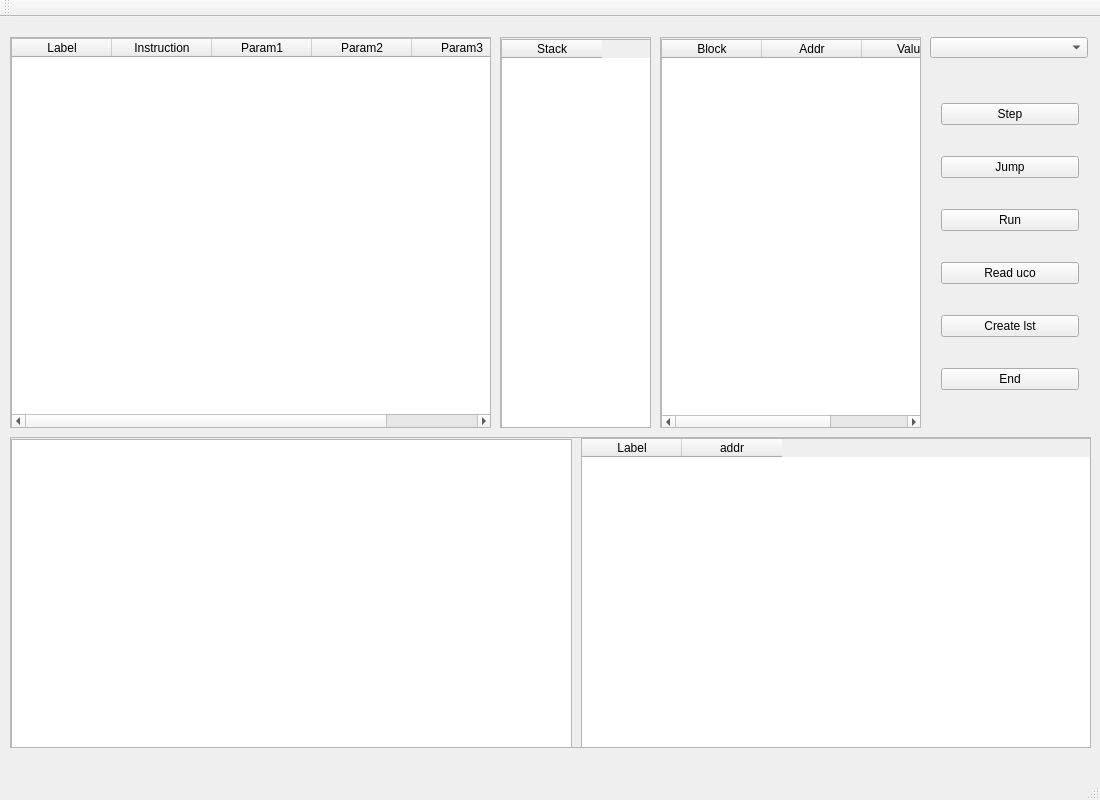
<?xml version="1.0" encoding="UTF-8"?>
<ui version="4.0">
 <class>UCodeInterpreterClass</class>
 <widget class="QMainWindow" name="UCodeInterpreterClass">
  <property name="geometry">
   <rect>
    <x>0</x>
    <y>0</y>
    <width>1100</width>
    <height>800</height>
   </rect>
  </property>
  <property name="windowTitle">
   <string>UCodeInterpreter</string>
  </property>
  <widget class="QWidget" name="centralWidget">
   <widget class="QScrollArea" name="scrollArea_4">
    <property name="geometry">
     <rect>
      <x>10</x>
      <y>420</y>
      <width>1081</width>
      <height>311</height>
     </rect>
    </property>
    <property name="widgetResizable">
     <bool>true</bool>
    </property>
    <widget class="QWidget" name="scrollAreaWidgetContents_4">
     <property name="geometry">
      <rect>
       <x>0</x>
       <y>0</y>
       <width>1079</width>
       <height>309</height>
      </rect>
     </property>
     <widget class="QTableWidget" name="tableWidget_2">
      <property name="geometry">
       <rect>
        <x>570</x>
        <y>0</y>
        <width>511</width>
        <height>311</height>
       </rect>
      </property>
      <property name="sizeAdjustPolicy">
       <enum>QAbstractScrollArea::AdjustToContents</enum>
      </property>
      <attribute name="horizontalHeaderCascadingSectionResizes">
       <bool>true</bool>
      </attribute>
      <column>
       <property name="text">
        <string>Label</string>
       </property>
      </column>
      <column>
       <property name="text">
        <string>addr</string>
       </property>
      </column>
     </widget>
     <widget class="QTextBrowser" name="textBrowser">
      <property name="geometry">
       <rect>
        <x>0</x>
        <y>1</y>
        <width>561</width>
        <height>311</height>
       </rect>
      </property>
     </widget>
    </widget>
   </widget>
   <widget class="QScrollArea" name="scrollArea">
    <property name="geometry">
     <rect>
      <x>10</x>
      <y>20</y>
      <width>481</width>
      <height>391</height>
     </rect>
    </property>
    <property name="widgetResizable">
     <bool>true</bool>
    </property>
    <widget class="QWidget" name="scrollAreaWidgetContents">
     <property name="geometry">
      <rect>
       <x>0</x>
       <y>0</y>
       <width>479</width>
       <height>389</height>
      </rect>
     </property>
     <widget class="QTableWidget" name="tableWidget">
      <property name="geometry">
       <rect>
        <x>0</x>
        <y>0</y>
        <width>481</width>
        <height>391</height>
       </rect>
      </property>
      <column>
       <property name="text">
        <string>Label</string>
       </property>
       <property name="font">
        <font>
         <stylestrategy>PreferDefault</stylestrategy>
        </font>
       </property>
      </column>
      <column>
       <property name="text">
        <string>Instruction</string>
       </property>
      </column>
      <column>
       <property name="text">
        <string>Param1</string>
       </property>
      </column>
      <column>
       <property name="text">
        <string>Param2</string>
       </property>
      </column>
      <column>
       <property name="text">
        <string>Param3</string>
       </property>
      </column>
     </widget>
    </widget>
   </widget>
   <widget class="QScrollArea" name="scrollArea_3">
    <property name="geometry">
     <rect>
      <x>660</x>
      <y>20</y>
      <width>261</width>
      <height>391</height>
     </rect>
    </property>
    <property name="widgetResizable">
     <bool>true</bool>
    </property>
    <widget class="QWidget" name="scrollAreaWidgetContents_3">
     <property name="geometry">
      <rect>
       <x>0</x>
       <y>0</y>
       <width>259</width>
       <height>389</height>
      </rect>
     </property>
     <widget class="QTableWidget" name="MemoryTable">
      <property name="geometry">
       <rect>
        <x>0</x>
        <y>1</y>
        <width>261</width>
        <height>391</height>
       </rect>
      </property>
      <column>
       <property name="text">
        <string>Block</string>
       </property>
      </column>
      <column>
       <property name="text">
        <string>Addr</string>
       </property>
      </column>
      <column>
       <property name="text">
        <string>Value</string>
       </property>
      </column>
     </widget>
    </widget>
   </widget>
   <widget class="QWidget" name="verticalLayoutWidget">
    <property name="geometry">
     <rect>
      <x>930</x>
      <y>50</y>
      <width>160</width>
      <height>361</height>
     </rect>
    </property>
    <layout class="QVBoxLayout" name="verticalLayout">
     <item>
      <widget class="QPushButton" name="pushButton_2">
       <property name="text">
        <string>Step</string>
       </property>
      </widget>
     </item>
     <item>
      <widget class="QPushButton" name="pushButton">
       <property name="text">
        <string>Jump</string>
       </property>
      </widget>
     </item>
     <item>
      <widget class="QPushButton" name="pushButton_4">
       <property name="text">
        <string>Run</string>
       </property>
      </widget>
     </item>
     <item>
      <widget class="QPushButton" name="pushButton_3">
       <property name="text">
        <string>Read uco</string>
       </property>
      </widget>
     </item>
     <item>
      <widget class="QPushButton" name="pushButton_5">
       <property name="text">
        <string>Create lst</string>
       </property>
      </widget>
     </item>
     <item>
      <widget class="QPushButton" name="pushButton_6">
       <property name="text">
        <string>End</string>
       </property>
      </widget>
     </item>
    </layout>
   </widget>
   <widget class="QScrollArea" name="scrollArea_2">
    <property name="geometry">
     <rect>
      <x>500</x>
      <y>20</y>
      <width>151</width>
      <height>391</height>
     </rect>
    </property>
    <property name="widgetResizable">
     <bool>true</bool>
    </property>
    <widget class="QWidget" name="scrollAreaWidgetContents_2">
     <property name="geometry">
      <rect>
       <x>0</x>
       <y>0</y>
       <width>149</width>
       <height>389</height>
      </rect>
     </property>
     <widget class="QTableWidget" name="CPUStackTable">
      <property name="geometry">
       <rect>
        <x>0</x>
        <y>1</y>
        <width>151</width>
        <height>391</height>
       </rect>
      </property>
      <column>
       <property name="text">
        <string>Stack</string>
       </property>
      </column>
     </widget>
    </widget>
   </widget>
   <widget class="QComboBox" name="comboBox">
    <property name="geometry">
     <rect>
      <x>930</x>
      <y>20</y>
      <width>158</width>
      <height>21</height>
     </rect>
    </property>
   </widget>
  </widget>
  <widget class="QMenuBar" name="menuBar">
   <property name="geometry">
    <rect>
     <x>0</x>
     <y>0</y>
     <width>1100</width>
     <height>22</height>
    </rect>
   </property>
  </widget>
  <widget class="QToolBar" name="mainToolBar">
   <attribute name="toolBarArea">
    <enum>TopToolBarArea</enum>
   </attribute>
   <attribute name="toolBarBreak">
    <bool>false</bool>
   </attribute>
  </widget>
  <widget class="QStatusBar" name="statusBar"/>
 </widget>
 <layoutdefault spacing="6" margin="11"/>
 <resources>
  <include location="UCodeInterpreter.qrc"/>
 </resources>
 <connections/>
</ui>
